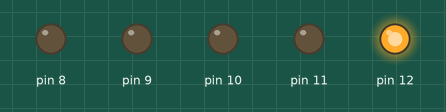
Recording of a sketch running on a simulated Arduino Uno, built with avr-gcc and run on an emulated ATmega328P. Shown: output pins drawn as LEDs (lit = HIGH).

Above: at 0.15 s.
At 1.05 s:
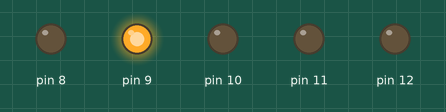
At 2.25 s:
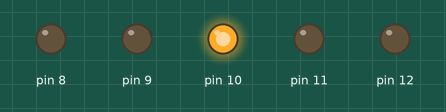
At 4.5 s:
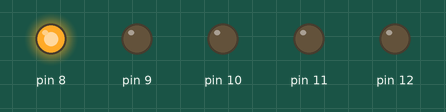
At 6.45 s:
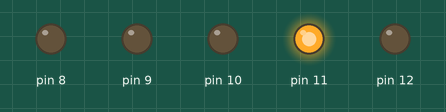
Timing chart, 0 to 6.9 s (numbered marks = the images above):
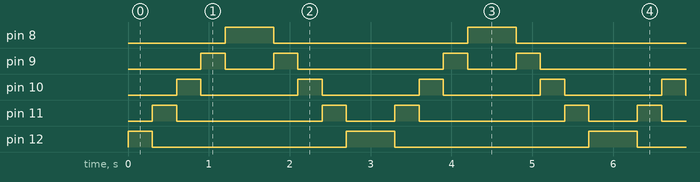

Measured:
- by itself, pin 8: alternates HIGH for 0.60 s and LOW for 2.4 s
- by itself, pin 9: repeats every 3.0 s: LOW 0.60 s, HIGH 0.30 s, LOW 1.8 s, HIGH 0.30 s
- by itself, pin 10: alternates HIGH for 0.30 s and LOW for 1.2 s
- by itself, pin 11: repeats every 3.0 s: LOW 1.8 s, HIGH 0.30 s, LOW 0.60 s, HIGH 0.30 s
- by itself, pin 12: repeats every 3.0 s: LOW 2.4 s, HIGH 0.60 s

The sketch:

copy_of_pisca_pisca1.ino
```cpp
int i;

void setup()
{
  for (i = 12; i >= 8; i=i-1){
    pinMode(i, OUTPUT);
  }
}

void loop()
{
  for (i = 12; i >= 8; i=i-1){
    digitalWrite(i, HIGH);
  	delay(300);
  	digitalWrite(i, LOW);
  }
   for (i = 8; i <= 12; i=i+1){
    digitalWrite(i, HIGH);
  	delay(300);
  	digitalWrite(i, LOW);
   }
}
```
